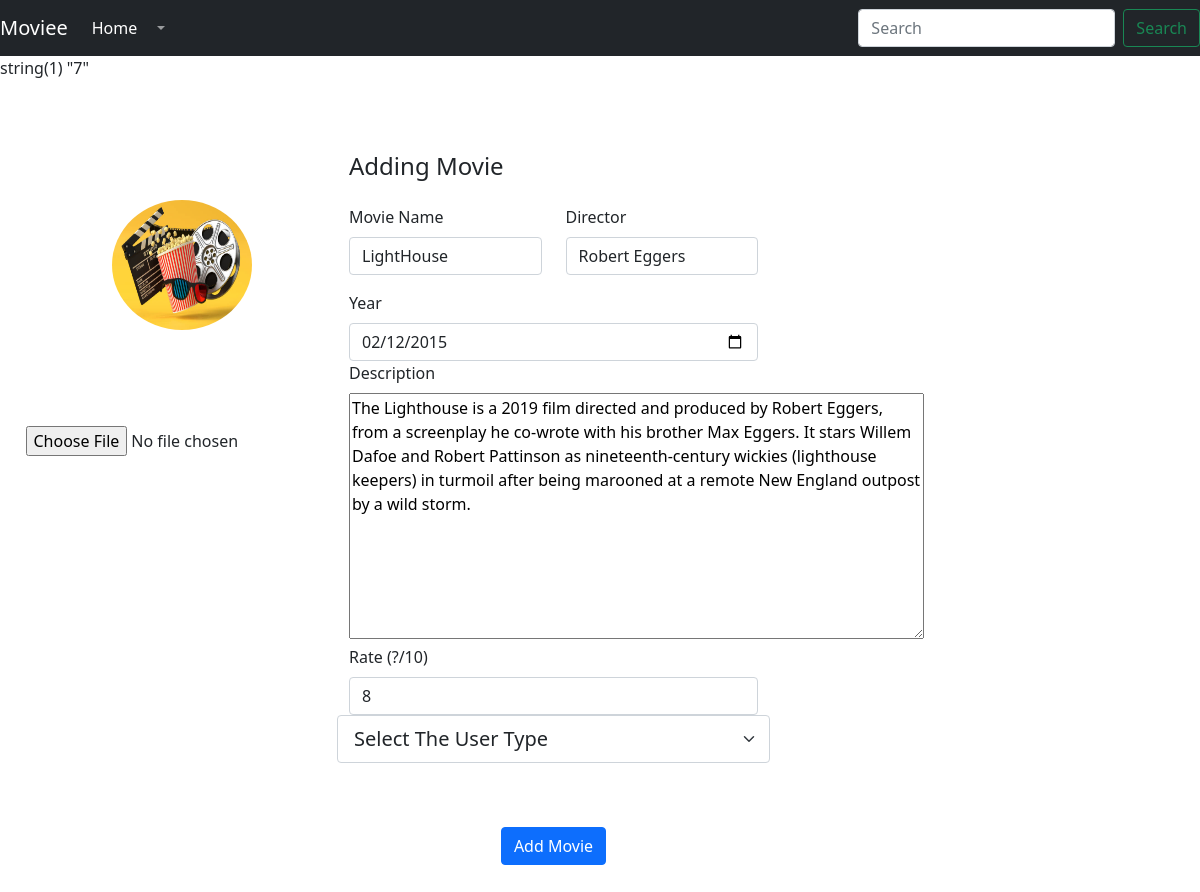
Page /MovieEdit.php?id=7 (signed in) on the committed database.
### tables this page shows
CREATE TABLE IF NOT EXISTS `movies` (
  `MovieId` int(11) NOT NULL AUTO_INCREMENT,
  `MovieName` varchar(30) NOT NULL,
  `Director` varchar(30) NOT NULL,
  `Year` date NOT NULL,
  `Rate` int(11) NOT NULL,
  `Image` varchar(30) NOT NULL,
  `Description` varchar(700) NOT NULL,
  `Current` date NOT NULL,
  `Owner` varchar(30) NOT NULL,
  `Status` int(11) NOT NULL,
  PRIMARY KEY (`MovieId`)
);

### MovieEdit.php (the view, shortened to what this page needs)
<?php
   require_once("./main.php");
   $control = $db->prepare('SELECT * FROM movies WHERE MovieId = ?');
    $control->execute([$_GET['id']]);
    $result = $control->fetchAll()[0];
    var_dump($_GET['id']);
?>
<!DOCTYPE html>
<html lang="en">
<head>
    <link href="https://maxcdn.bootstrapcdn.com/font-awesome/4.3.0/css/font-awesome.min.css" rel="stylesheet">
    <link rel="stylesheet" href="https://cdn.jsdelivr.net/npm/bootstrap@5.0.0-alpha1/dist/css/bootstrap.min.css">
    <link rel="stylesheet" href="https://cdn.jsdelivr.net/npm/bootstrap@5.0.0-alpha1/dist/js/bootstrap.bundle.min.js">
    <link rel="stylesheet" href="https://cdnjs.cloudflare.com/ajax/libs/jquery/3.2.1/jquery.min.js">
    <link rel="stylesheet" href="styleBackground.css">
</head>
<body>
<form method="POST" action="" enctype="multipart/form-data">
<div class="container   mt-4 mb-5">
    <div class="row">
        <div class="col-md-3">
            <div class="d-flex flex-column align-items-center text-center p-3 py-5"><img class="rounded-circle mt-5" height="130px" width="140px" src="./assets/img/istockphoto-1202770121-612x612.jpg" height="130px"></div>
            <div class="d-flex flex-column align-items-center text-center p-3 py-5"><input type="file" name="image"></div>
        </div>
        <div class="col-md-5">
            <div class="p-3 py-5">
                <div class="d-flex justify-content-between align-items-center mb-3">
                    <h4 class="text-right">Adding Movie</h4>
                </div>
                <div class="row mt-2">
                    <div class="col-md-6"><label class="labels">Movie Name</label><input type="text" class="form-control" value="<?= $result["MovieName"]?>" name="MovieName"></div>
                    <div class="col-md-6"><label class="labels">Director</label><input type="text" class="form-control"  value="<?= $result["Director"]?>" name="Director"></div>
                </div>
                <div class="row mt-3">
                <div class="col-md-12"><label class="labels">Year</label><input type="Date" class="form-control"  value="<?= $result["Year"]?>" name="Date"></div>
                    <div class="col-md-12"><label class="labels">Description</label><textarea name="Description" id="" cols="60" rows="10"><?= $result["Description"]?></textarea></div>
                    <div class="col-md-12"><label class="labels">Rate (?/10)</label><input type="number" class="form-control"  value="<?= $result["Rate"]?>" name="Rate"></div>
                    <?php if($userData["Type"]==0){
                        echo "<select class='form-select form-select-lg mb-3' aria-label='.form-select-lg example' name='UserType'>
                        <option selected>Select The User Type</option>
                        <option value='0'>Admin</option>
                        <option value='1'>Firm User</option>
                        <option value='2'>Movie Editor</option>
                        <option value='3'>Movie Lover</option>
                        </select>
                        ";
                    } ?>
                </div>
                <div class="mt-5 text-center"><button class="btn btn-primary profile-button" type="submit" name="save"> Add Movie </button></div>
            </div>
        </div>
    </div>
</div>
</form>

### styleBackground.css (style rules this page uses)
body { background-image: url(./assets/img/background.jpg); background-size: cover; }

### main.php (style rules this page uses)
body { background: rgb(2,0,36); background: linear-gradient(90deg, rgba(2,0,36,1) 0%, rgba(124,7,144,1) 33%, rgba(9,9,121,1) 93%, rgba(0,212,255,1) 100%); }

### rows in the picture
movies: MovieName "LightHouse", Director "Robert Eggers", Date "02/12/2015", Description "The Lighthouse is a 2019 film directed and produced by Robert Eggers, from a screenplay he co-wrote with his brother Max Eggers. It stars Willem Dafoe and Robert Pattinson as nineteenth-century wickies (lighthouse keepers) in turmoil after being marooned at a remote New England outpost by a wild storm.", Rate "8"
